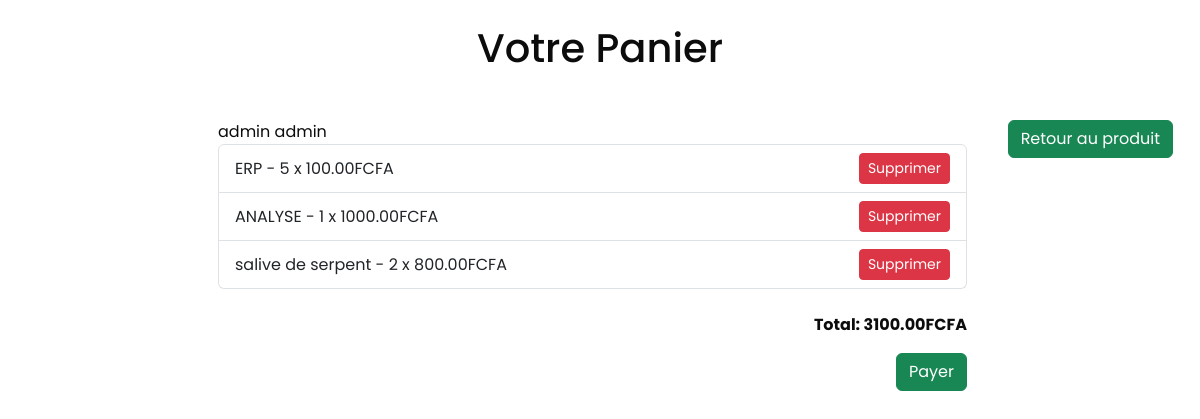
Screenshot of /panier/ (signed in) with the database file from the repository.
### shop/models.py (models this page shows, shortened)
class CustomUser(AbstractBaseUser):
    first_name = models.CharField(max_length=30 , blank= True, null=True)
    last_name = models.CharField(max_length=30, blank= True, null=True)
    username = models.CharField(max_length=30, blank= True, null=True)
    email = models.EmailField(unique=True)
    is_active = models.BooleanField(default=True)
    is_staff = models.BooleanField(default=False)  # Ensure this field is present
    is_superuser = models.BooleanField(default=False)  # Ensure this field is present
    password1 = models.CharField(max_length=100)
    password2 = models.CharField(max_length=100)
    objects = CustomUserManager()
    USERNAME_FIELD = 'email'
    REQUIRED_FIELDS = ['first_name', 'last_name','username', 'password']

class PanierProduit(models.Model):
    panier = models.ForeignKey(Panier, on_delete=models.CASCADE)
    produit = models.ForeignKey(Produit, on_delete=models.CASCADE)
    quantite = models.PositiveIntegerField(default=0)

class Produit(models.Model):
    nom = models.CharField(max_length=100)
    prix = models.DecimalField(max_digits=10, decimal_places=2)
    description = models.TextField()

class Panier(models.Model):
    utilisateur = models.ForeignKey(settings.AUTH_USER_MODEL, on_delete=models.CASCADE)
    produits = models.ManyToManyField(Produit, through='PanierProduit')
    def total(self):
        return sum(item.quantite * item.produit.prix for item in self.panierproduit_set.all())

### shop/views.py (the view)
# urls.py: path('panier/', views.panier, name='panier'),
def panier(request):
    panier = get_object_or_404(Panier, utilisateur=request.user)
    panier_produits = PanierProduit.objects.filter(panier=panier)
    total = sum(item.produit.prix * item.quantite for item in panier_produits)
    context = {
        'panier': panier,
        'panier_produits': panier_produits,
        'total': total
    }
    return render(request, 'shop/panier.html', context)

### shop/templates/shop/panier.html (shortened to what this page needs)
<!DOCTYPE html>
<html lang="en">
<head>
    <link href="https://stackpath.bootstrapcdn.com/bootstrap/4.5.2/css/bootstrap.min.css" rel="stylesheet">
    {% load static %}
    <link rel="stylesheet" href="{% static 'bootstrap/css/bootstrap.min.css' %}">
    <link rel="stylesheet" href="{% static 'fontawesome/css/all.min.css' %}">
    <link rel="stylesheet" href="{% static 'css/responsive.css' %}" rel="stylesheet" />
    <link href="{% static 'css/font-awesome.min.css' %}" rel="stylesheet" />
<link href="{% static 'css/style.css' %}" rel="stylesheet" />
</head>
<body>
    <h1 class="text-center my-4">Votre Panier</h1></br>
    <div class="container">
        <a href="{% url 'achat' user_id=request.user.id %}"  class="btn btn-success float-right">Retour au produit</a>
        <ul class="list-group col-md-8 offset-md-2">
            {{user.first_name}} {{user.last_name}}
            {% for item in panier.panierproduit_set.all %}
            <li class="list-group-item d-flex justify-content-between align-items-center">
                <span>
                    {{ item.produit.nom }} - {{ item.quantite }} x {{ item.produit.prix }}FCFA
                </span>
                <span>
                    <a href="{% url 'supprimer_du_panier' item.id %}" class="btn btn-danger btn-sm">Supprimer</a>
                </span>
            </li>
            {% endfor %}
        </ul>
        <div class="col-md-8 offset-md-2">
            <p class="text-right font-weight-bold mt-4">Total: {{ panier.total }}FCFA</p>
            <a href="{% url 'payment' %}" class="btn btn-success float-right">Payer</a>
        </div>
    </div>
</body>
</html>

### shop/static/css/responsive.css (style rules this page uses)
@media (min-width: 1200px) { .container { max-width: 1170px; } }

### shop/static/css/style.css (style rules this page uses)
body { font-family: "Poppins", sans-serif; color: #0c0c0c; background-color: #ffffff; overflow-x: hidden; }
a, a:hover, a:focus { text-decoration: none; }
.btn, .btn:focus { outline: none !important; -webkit-box-shadow: none; box-shadow: none; }

### rows the page displays
CustomUser: first_name "admin", last_name "admin"
PanierProduit: produit.nom "ERP", quantite "5", produit.prix "100.00"
PanierProduit: produit.nom "ANALYSE", quantite "1", produit.prix "1000.00"
PanierProduit: produit.nom "salive de serpent", quantite "2", produit.prix "800.00"
Panier: total "3100.00"
